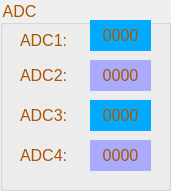
   <widget class="QGroupBox" name="groupBox">
    <property name="geometry">
     <rect>
      <x>10</x>
      <y>350</y>
      <width>171</width>
      <height>191</height>
     </rect>
    </property>
    <property name="font">
     <font>
      <pointsize>12</pointsize>
      <weight>50</weight>
      <bold>false</bold>
     </font>
    </property>
    <property name="styleSheet">
     <string notr="true">color: rgb(170, 85, 0);</string>
    </property>
    <property name="title">
     <string>ADC</string>
    </property>
    <widget class="QLabel" name="labelADC1">
     <property name="geometry">
      <rect>
       <x>90</x>
       <y>20</y>
       <width>61</width>
       <height>31</height>
      </rect>
     </property>
     <property name="font">
      <font>
       <pointsize>12</pointsize>
      </font>
     </property>
     <property name="styleSheet">
      <string notr="true">background-color: rgb(0, 170, 255);</string>
     </property>
     <property name="text">
      <string>0000</string>
     </property>
     <property name="alignment">
      <set>Qt::AlignCenter</set>
     </property>
    </widget>
    <widget class="QLabel" name="labelADC2">
     <property name="geometry">
      <rect>
       <x>90</x>
       <y>60</y>
       <width>61</width>
       <height>31</height>
      </rect>
     </property>
     <property name="font">
      <font>
       <pointsize>12</pointsize>
      </font>
     </property>
     <property name="styleSheet">
      <string notr="true">background-color: rgb(170, 170, 255);</string>
     </property>
     <property name="text">
      <string>0000</string>
     </property>
     <property name="alignment">
      <set>Qt::AlignCenter</set>
     </property>
    </widget>
    <widget class="QLabel" name="labelADC3">
     <property name="geometry">
      <rect>
       <x>90</x>
       <y>100</y>
       <width>61</width>
       <height>31</height>
      </rect>
     </property>
     <property name="font">
      <font>
       <pointsize>12</pointsize>
      </font>
     </property>
     <property name="styleSheet">
      <string notr="true">background-color: rgb(0, 170, 255);</string>
     </property>
     <property name="text">
      <string>0000</string>
     </property>
     <property name="alignment">
      <set>Qt::AlignCenter</set>
     </property>
    </widget>
    <widget class="QLabel" name="label">
     <property name="geometry">
      <rect>
       <x>20</x>
       <y>25</y>
       <width>51</width>
       <height>31</height>
      </rect>
     </property>
     <property name="font">
      <font>
       <pointsize>12</pointsize>
      </font>
     </property>
     <property name="text">
      <string>ADC1:</string>
     </property>
    </widget>
    <widget class="QLabel" name="label_2">
     <property name="geometry">
      <rect>
       <x>20</x>
       <y>60</y>
       <width>51</width>
       <height>31</height>
      </rect>
     </property>
     <property name="font">
      <font>
       <pointsize>12</pointsize>
      </font>
     </property>
     <property name="text">
      <string>ADC2:</string>
     </property>
    </widget>
    <widget class="QLabel" name="label_3">
     <property name="geometry">
      <rect>
       <x>20</x>
       <y>100</y>
       <width>51</width>
       <height>31</height>
      </rect>
     </property>
     <property name="font">
      <font>
       <pointsize>12</pointsize>
      </font>
     </property>
     <property name="text">
      <string>ADC3:</string>
     </property>
    </widget>
    <widget class="QLabel" name="label_9">
     <property name="geometry">
      <rect>
       <x>20</x>
       <y>145</y>
       <width>51</width>
       <height>21</height>
      </rect>
     </property>
     <property name="font">
      <font>
       <pointsize>12</pointsize>
      </font>
     </property>
     <property name="text">
      <string>ADC4:</string>
     </property>
    </widget>
    <widget class="QLabel" name="labelADC4">
     <property name="geometry">
      <rect>
       <x>90</x>
       <y>140</y>
       <width>61</width>
       <height>31</height>
      </rect>
     </property>
     <property name="font">
      <font>
       <pointsize>12</pointsize>
      </font>
     </property>
     <property name="styleSheet">
      <string notr="true">background-color: rgb(170, 170, 255);</string>
     </property>
     <property name="text">
      <string>0000</string>
     </property>
     <property name="alignment">
      <set>Qt::AlignCenter</set>
     </property>
    </widget>
   </widget>
